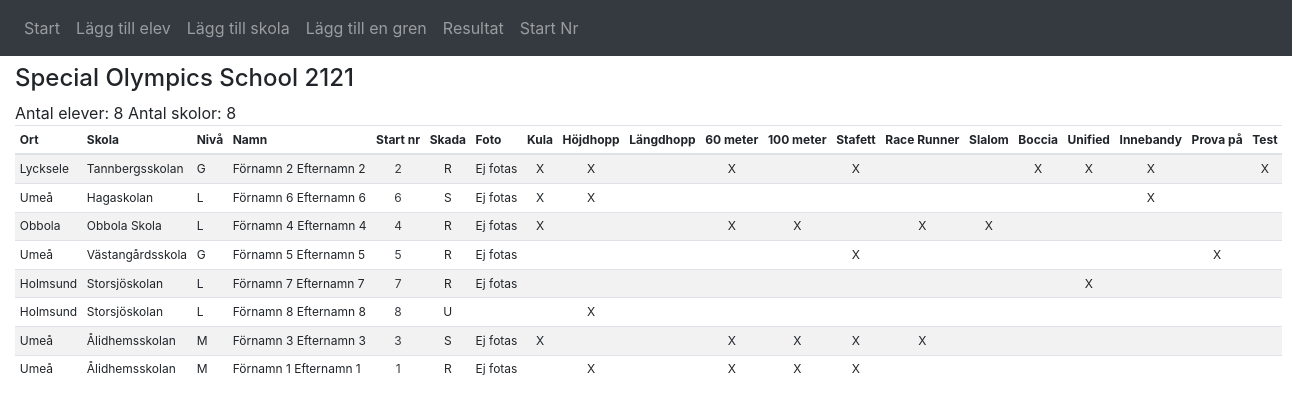
The page / on the database its author committed.
### tables this page shows
CREATE TABLE `branchHeader` (
  `id` int(11) NOT NULL,
  `sortNr` int(11) NOT NULL,
  `branch` text NOT NULL
);

CREATE TABLE `athletes` (
  `id` int(11) NOT NULL,
  `schoolNumber` int(11) NOT NULL,
  `stage` text NOT NULL,
  `firstName` text NOT NULL,
  `lastName` text NOT NULL,
  `startNumber` int(11) NOT NULL,
  `disabilities` text NOT NULL,
  `photo` text NOT NULL
);

CREATE TABLE `school` (
  `idSchool` int(11) NOT NULL,
  `city` text NOT NULL,
  `school` text NOT NULL
);

### index.php (the view, shortened to what this page needs)
<?php
require 'header.php';
$sql3 = "SELECT * FROM athletes INNER JOIN school ON school.idSchool=athletes.schoolNumber INNER JOIN branch ON branch.startNumberA=athletes.startNumber ORDER BY athletes.schoolNumber";
$result3 = $mysqli -> query($sql3);
$rowconunt3 = mysqli_num_rows($result3);
$query4 = "SELECT school FROM school";
$result4 = $mysqli -> query($query4);
$rowconunt4 = mysqli_num_rows($result4);
$sql5 = "SELECT branch FROM branchHeader";
$result5 = $mysqli -> query($sql5);
$rowconunt5 = mysqli_num_rows($result5)+12;
while ($row1 = mysqli_fetch_array($result5)) {
    $branchHeader[] = $tab.$tab.$tab.$tab.$tab.'<th class="report-header-cell nowrap">'.$row1["branch"].'</th>'.$nl;
}
echo $nl.$tab.'<div class="container ml-0 mt-2">'.$nl;
    echo $tab.$tab.'<h4>Special Olympics School '.date('yy').'</h4> Antal elever: '.$rowconunt3.' Antal skolor: '.$rowconunt4.$nl;
    echo $tab.$tab.'<table class="table table-striped table-sm">'.$nl;
        echo $tab.$tab.$tab.'<thead class="report-header">'.$nl;
        echo $tab.$tab.$tab.$tab.'<tr>'.$nl;
            echo $tab.$tab.$tab.$tab.$tab.'<th class="report-header-cell" scope="col">Ort</th>'.$nl;
            echo $tab.$tab.$tab.$tab.$tab.'<th class="report-header-cell" scope="col">Skola</th>'.$nl;
            echo $tab.$tab.$tab.$tab.$tab.'<th class="report-header-cell" scope="col">Nivå</th>'.$nl;
            echo $tab.$tab.$tab.$tab.$tab.'<th class="report-header-cell" scope="col">Namn</th>'.$nl;
            echo $tab.$tab.$tab.$tab.$tab.'<th class="report-header-cell nowrap" scope="col">Start nr</th>'.$nl;
            echo $tab.$tab.$tab.$tab.$tab.'<th class="report-header-cell" scope="col">Skada</th>'.$nl;
            echo $tab.$tab.$tab.$tab.$tab.'<th class="report-header-cell" scope="col">Foto</th>'.$nl;
            echo implode('', $branchHeader);
        echo $tab.$tab.$tab.$tab.'</tr>'.$nl;
        echo $tab.$tab.$tab.'</thead>'.$nl;
        echo $tab.$tab.$tab.'<tbody>'.$nl;
            while ($row2 = mysqli_fetch_array($result3)) {
                echo $tab.$tab.$tab.$tab.'<tr>'.$nl;
                echo $tab.$tab.$tab.$tab.$tab.'<td class="text-left">'.$row2["city"].'</td>'.$nl;
                echo $tab.$tab.$tab.$tab.$tab.'<td class="text-left nowrap">'.$row2["school"].'</td>'.$nl;
                echo $tab.$tab.$tab.$tab.$tab.'<td class="text-left nowrap">'.$row2["stage"].'</td>'.$nl;
                echo $tab.$tab.$tab.$tab.$tab.'<td class="text-left nowrap">'.$row2["firstName"].' '.$row2['lastName'].'</td>'.$nl;
                echo $tab.$tab.$tab.$tab.$tab.'<td><a href="editstudent.php?editstudent=1&startNumber='.$row2["startNumber"].'&site=index.php" class="text-dark">'.$row2["startNumber"].'</a></td>'.$nl;
                echo $tab.$tab.$tab.$tab.$tab.'<td>'.$row2["disabilities"].'</td>'.$nl;
                echo $tab.$tab.$tab.$tab.$tab.'<td class="nowrap">'.$row2["photo"].'</td>'.$nl;
                for ($x = 13; $x <=$rowconunt5; $x++ ) {
                    if ($row2[$x] == 0) {
                        echo $tab.$tab.$tab.$tab.$tab.'<td> </td>'.$nl;
                    }
                    else {
                        echo $tab.$tab.$tab.$tab.$tab.'<td>X</td>'.$nl;
                    }
                }
                echo $tab.$tab.$tab.$tab.'</tr>'.$nl;
            }
        echo $tab.$tab.$tab.'</tbody>'.$nl;
    echo $tab.$tab.'</table>'.$nl;
echo $tab.'</div>'.$nl;
require 'footer.php';
?>

### header.php (shortened to what this page needs)
<!DOCTYPE html>
<html lang="en">
<head>
    <link rel="stylesheet" href="https://cdnjs.cloudflare.com/ajax/libs/ekko-lightbox/5.3.0/ekko-lightbox.css"/>
    <link rel="stylesheet" href="https://stackpath.bootstrapcdn.com/bootstrap/4.3.1/css/bootstrap.min.css">
    <link rel="stylesheet" href="includes/mall.css" />
</head>
<body>
    <?php require 'navbar.php'?>

### navbar.php
<nav class="navbar navbar-expand-sm bg-dark navbar-dark">
  <ul class="navbar-nav">
    <li class="nav-item">
      <a class="nav-link" href="index.php">Start</a>
    </li>
    <li class="nav-item">
      <a class="nav-link" href="addstudent.php">Lägg till elev</a>
    </li>
    <li class="nav-item">
      <a class="nav-link" href="addschool.php">Lägg till skola</a>
    </li>
    <li class="nav-item">
      <a class="nav-link" href="addbranch.php">Lägg till en gren</a>
    </li>
    <li class="nav-item">
      <a class="nav-link" href="result.php">Resultat</a>
    </li>
    <li class="nav-item">
      <a class="nav-link" href="addstartnr.php">Start Nr</a>
    </li>
  </ul>
</nav>

### footer.php (shortened to what this page needs)
</body>
</html>

### includes/mall.css (style rules this page uses)
body { margin: 0; padding: 0; }
.table { font-size: 12px; }
.table td { text-align: center; }
thead.report-header { display:table-header-group; }
.nowrap { white-space: nowrap; }

### rows shown on the page
branchheader: branch "Kula"
branchheader: branch "Höjdhopp"
branchheader: branch "Längdhopp"
branchheader: branch "60 meter"
branchheader: branch "100 meter"
branchheader: branch "Stafett"
branchheader: branch "Race Runner"
branchheader: branch "Slalom"
branchheader: branch "Boccia"
branchheader: branch "Unified"
branchheader: branch "Innebandy"
branchheader: branch "Prova på"
branchheader: branch "Test"
athletes: school.city "Lycksele", school.school "Tannbergsskolan", stage "G", firstName "Förnamn 2", lastName "Efternamn 2", startNumber "2", disabilities "R", photo "Ej fotas"
athletes: school.city "Umeå", school.school "Hagaskolan", stage "L", firstName "Förnamn 6", lastName "Efternamn 6", startNumber "6", disabilities "S", photo "Ej fotas"
athletes: school.city "Obbola", school.school "Obbola Skola", stage "L", firstName "Förnamn 4", lastName "Efternamn 4", startNumber "4", disabilities "R", photo "Ej fotas"
athletes: school.city "Umeå", school.school "Västangårdsskola", stage "G", firstName "Förnamn 5", lastName "Efternamn 5", startNumber "5", disabilities "R", photo "Ej fotas"
athletes: school.city "Holmsund", school.school "Storsjöskolan", stage "L", firstName "Förnamn 7", lastName "Efternamn 7", startNumber "7", disabilities "R", photo "Ej fotas"
athletes: school.city "Holmsund", school.school "Storsjöskolan", stage "L", firstName "Förnamn 8", lastName "Efternamn 8", startNumber "8", disabilities "U"
athletes: school.city "Umeå", school.school "Ålidhemsskolan", stage "M", firstName "Förnamn 3", lastName "Efternamn 3", startNumber "3", disabilities "S", photo "Ej fotas"
athletes: school.city "Umeå", school.school "Ålidhemsskolan", stage "M", firstName "Förnamn 1", lastName "Efternamn 1", startNumber "1", disabilities "R", photo "Ej fotas"

### other values the page prints
$rowconunt3 "8"
$rowconunt4 "8"
